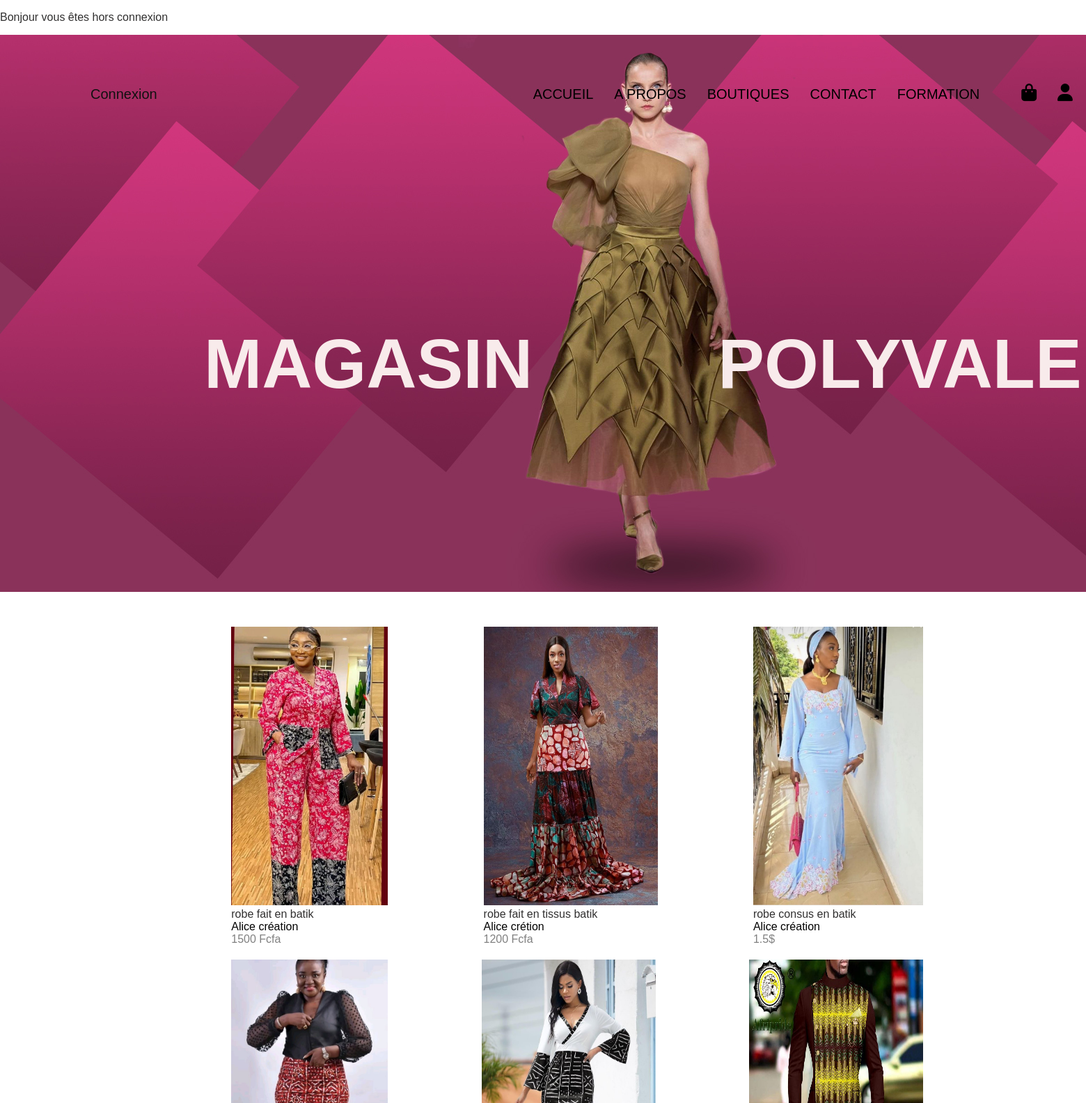
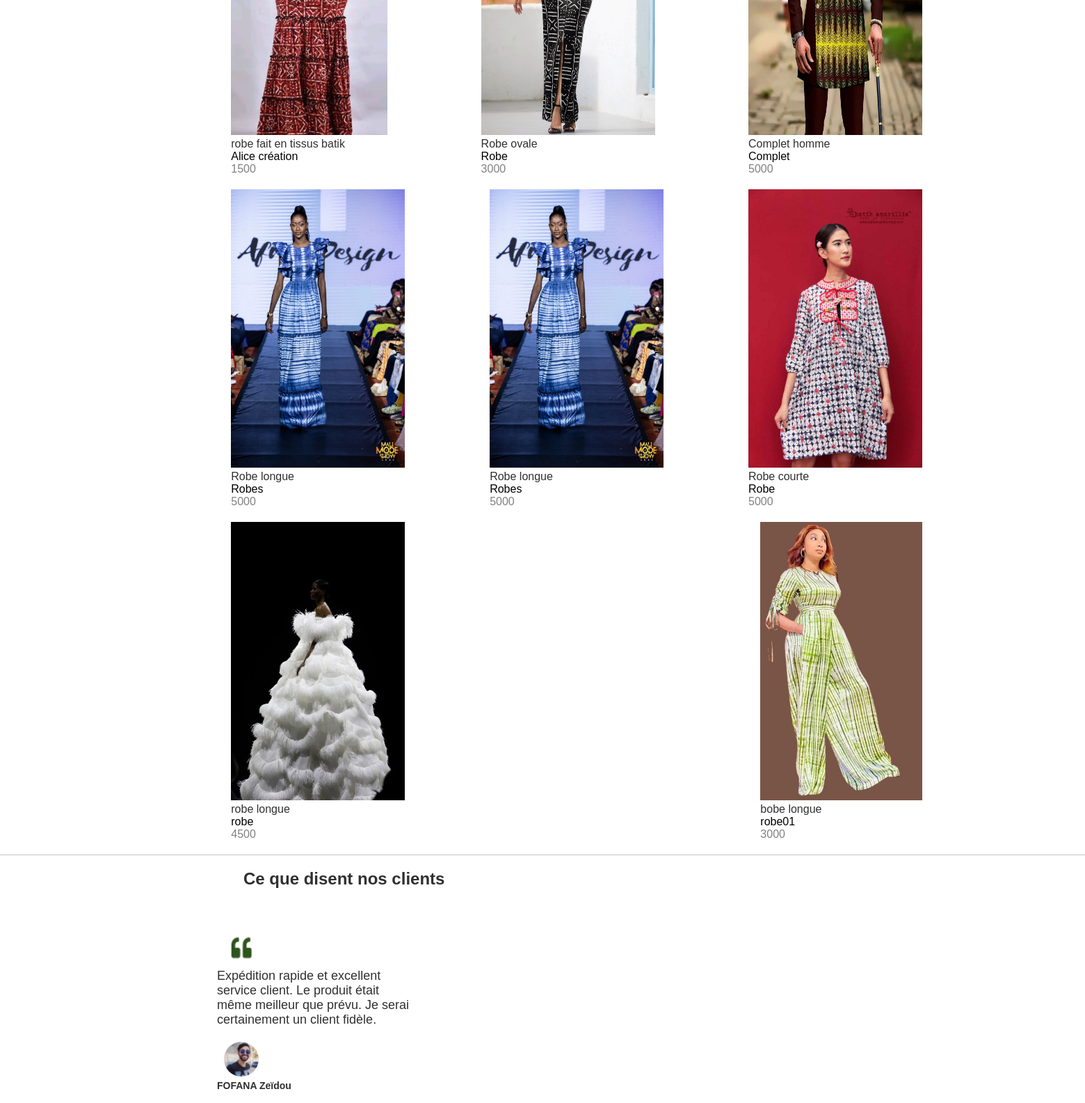
The page / (upper part) on the database its author committed (2 pictures, top to bottom).
### tables this page shows
CREATE TABLE `produits` (
  `id` int(11) NOT NULL,
  `image` text NOT NULL,
  `titre` varchar(100) NOT NULL,
  `contenu` varchar(255) NOT NULL,
  `prix` varchar(255) NOT NULL,
  `id_categorie` varchar(255) NOT NULL,
  `date_publication` datetime NOT NULL
);

CREATE TABLE `avis` (
  `id` int(11) NOT NULL,
  `commentaire` text NOT NULL,
  `image` text NOT NULL,
  `nom` varchar(255) NOT NULL,
  `date_publication` datetime NOT NULL
);

### index.php (the view, shortened to what this page needs)
<?php
include('includes/auth.php');
?>
<!DOCTYPE html>
<html lang="en">
<head>
    <link rel="stylesheet" href=" assets/css/Style.css">
    <link rel="stylesheet" href="https://cdnjs.cloudflare.com/ajax/libs/font-awesome/6.5.1/css/all.min.css" />
    <p>Bonjour<?php
                if (!isset($_SESSION['id'])) {
                    echo ' vous êtes  hors connexion';
                } else {
                    echo $_SESSION['nom'];
                } ?>
    </p>
</head>
<header class="index_header">
<nav class="navigation">
<?php
include('includes/header.php');
?>
  <div class="container">
            <h1 class="product-title1">MAGASIN </h1>
            <h1 class="product-title1">POLYVALENT</h1>
        </div>
</header>
<body>
    <div class="produits">
        <?php
        $reqData = $bdd->prepare('SELECT * FROM produits');
        $reqData->execute();
        $count = 0;
        while ($resultat = $reqData->fetch()) {
            if ($count < 40) {
        ?>
                <div class="produit">
                    <a href="detail.php?id=<?= $resultat['id'] ?>"><img src="<?= $resultat['image'] ?>" alt=""></a>
                    <p><?= $resultat['contenu'] ?></p>
                    <a href="detail.php?id=<?= $resultat['id'] ?>"><?= $resultat['titre'] ?></a><br>
                    <span><?= $resultat['prix'] ?></span>
                </div>
        <?php
                $count++;
            } else {
                break;
            }
        }
        ?>
    </div>
    <section class="section2" style="border-top: solid 1px rgb(200, 194, 194);">
        <h2>Ce que disent nos clients</h2>
        <div class="commentaires">
          <?php
                            $reqData = $bdd->prepare('SELECT * FROM avis');
                            $reqData->execute();
                            $count = 0;
                            while($resultat = $reqData->fetch()){
                                if ($count < 3) {
                                ?>
                            <div class="commentaire">
                            <img class="cotes" src="assets/img/Côte.png" alt="Description de l'image">
                            <p><?= $resultat['commentaire']?></p><br>
                            <a href="index.php?id=<?= $resultat['id']?>"><img src="<?= $resultat['image']?>" alt=""></a>
                            <p style="font-size:14px;"><strong><?= $resultat['nom']?></strong></p>
                            </div>
                        <?php
                         $count++;
                        } else {
                            break;
                        }
                    }
                    ?>
    </div>
    </section>
    <br><br><br>
</body>
</html>

### assets/css/Style.css (style rules this page uses)
body { color: rgb(49, 48, 48); }
.index_header { background-image: url(../img/imf25.jpeg); background-repeat: no-repeat; background-size: cover; width:1850px; height: 800px; }
.navigation { align-items: center; gap: 20px; padding: 10px; height: 150px; display: flex; }
.product-title1 { color:rgb(248, 235, 235); font-size: 100px; margin-left: 130px; font-family: 'Franklin Gothic Medium', 'Arial Narrow', Arial, sans-serif; margin-top: 150px; }
.container { text-align: center; margin: 50px; padding: 45px; display: flex; justify-content: space-around; }
a { color: black; text-decoration: none; }
h2 { margin-left: 350px; }
.cotes { height: 20px; width:20px ; margin-left: 20px; }
.commentaires { display: flex; flex-wrap: wrap; justify-content: center; padding-top: 40px; margin:0 20%; justify-content: space-between; }
.commentaire { width: 30%; margin-bottom: 20px; box-sizing: border-box; font-size: 18px; }
.commentaire img { width: 50px; height: 50px; border-radius: 50px; margin-left: 10px; }
.commentaire p { margin: 0; }
body { font-family:'Montserrat', sans-serif; padding: 0; margin: 0px; }
h1 { color: black; font-size: 30px; }
body { font-family:'Montserrat', sans-serif; }
.container { text-align: center; margin: 50px; padding: 45px; }
.produits { display: flex; flex-wrap: wrap; justify-content: flex-start; padding-top: 50px; margin:0 20%; justify-content: space-between; width: 65%; }
.produit { width: calc(33.33% -10px); margin-bottom: 20px; box-sizing: border-box; margin-left: 2%; }
.produit img { max-width: 250px; height: 400px; }
.produit p { margin: 0; }
.produit span { margin: 0; color: gray; }

### rows shown on the page
produits: image (picture), contenu "robe fait en batik", titre "Alice création", prix "1500 Fcfa"
produits: image (picture), contenu "robe fait en tissus batik", titre "Alice crétion", prix "1200 Fcfa"
produits: image (picture), contenu "robe consus en batik", titre "Alice création", prix "1.5$"
produits: image (picture), contenu "robe fait en tissus batik", titre "Alice création", prix "1500"
produits: image (picture), contenu "Robe ovale", titre "Robe", prix "3000"
produits: image (picture), contenu "Complet homme", titre "Complet", prix "5000"
produits: image (picture), contenu "Robe longue", titre "Robes", prix "5000"
produits: image (picture), contenu "Robe longue", titre "Robes", prix "5000"
produits: image (picture), contenu "Robe courte", titre "Robe", prix "5000"
produits: image (picture), contenu "robe longue", titre "robe", prix "4500"
produits: image (picture), contenu "bobe longue", titre "robe01", prix "3000"
avis: commentaire "Expédition rapide et excellent service client. Le produit était même meilleur que prévu. Je serai certainement un client fidèle.", image (picture), nom "FOFANA Zeïdou"
